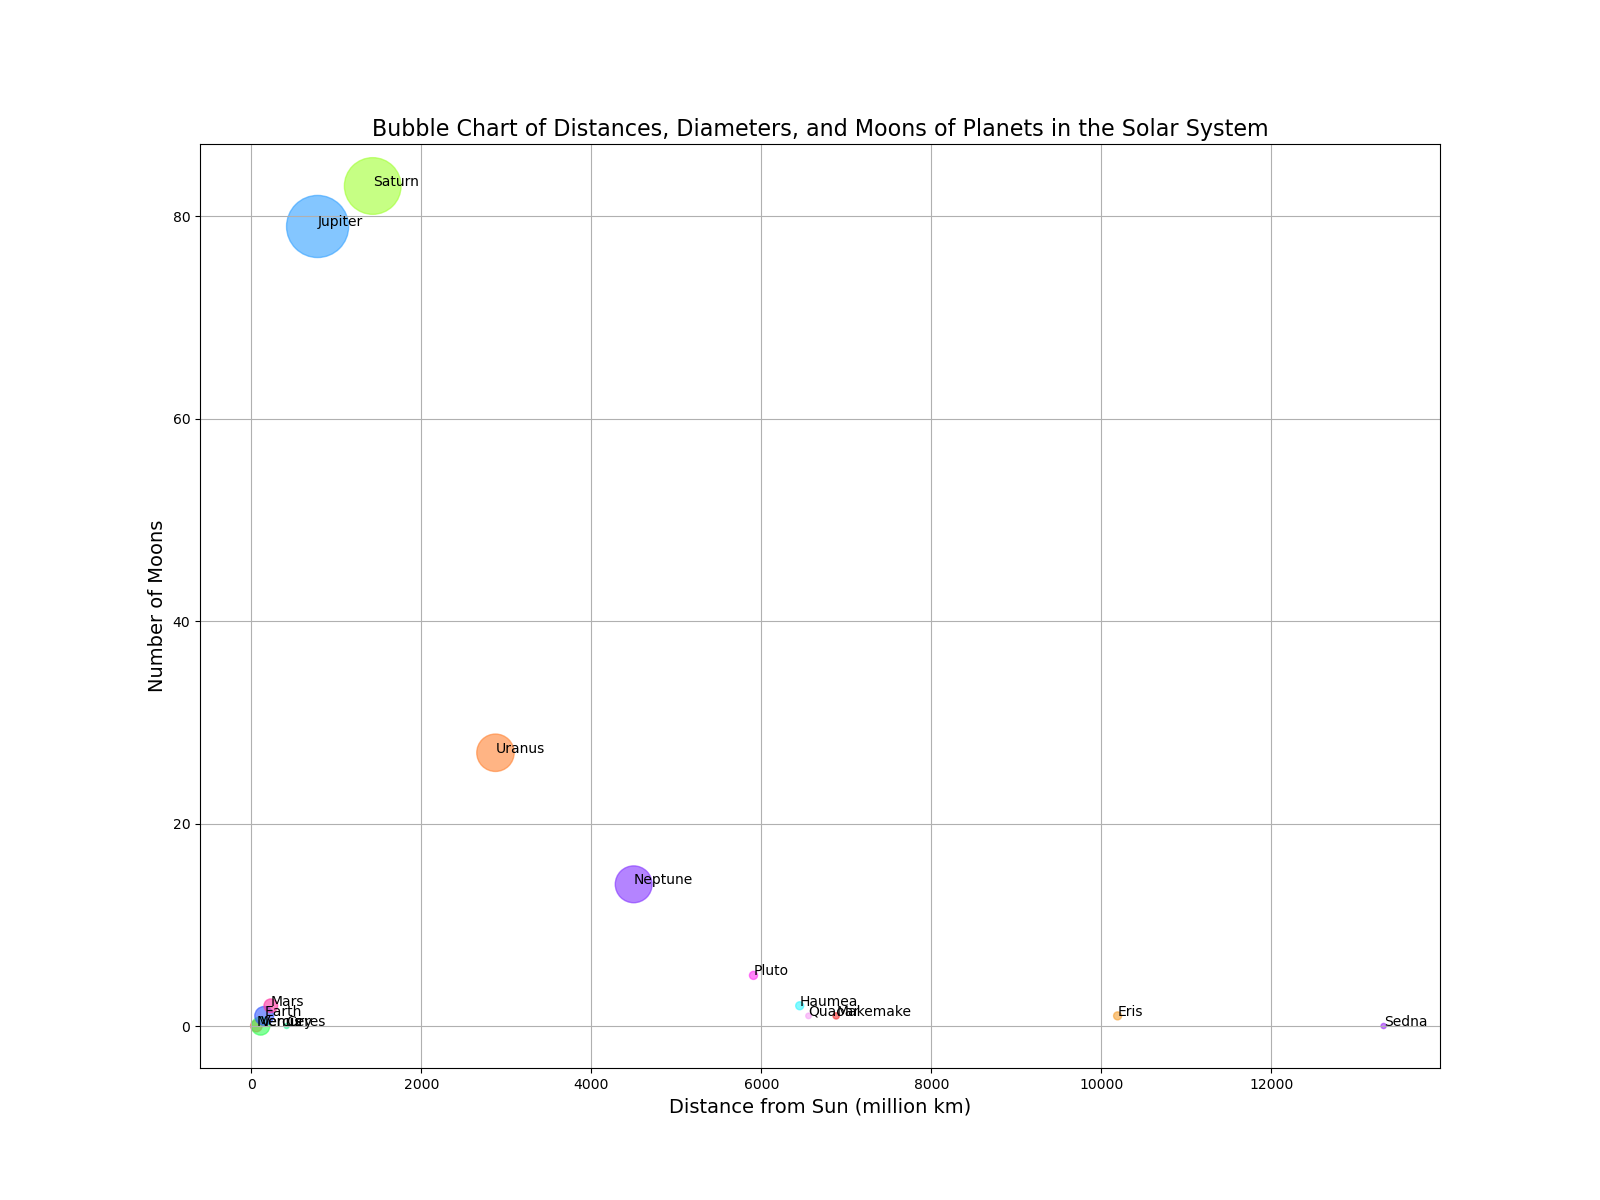

Write Python code to recreate this figure.

import matplotlib.pyplot as plt

# Data
planets = ['Mercury', 'Venus', 'Earth', 'Mars', 'Jupiter', 
           'Saturn', 'Uranus', 'Neptune', 'Pluto', 'Haumea', 
           'Makemake', 'Eris', 'Ceres', 'Sedna', 'Quaoar']
distance_from_sun = [57.9, 108.2, 149.6, 227.9, 778.3, 
                     1427, 2871, 4497.1, 5906.4, 6450, 
                     6879, 10190, 413.7, 13320, 6554]  # in million km
diameter = [4879, 12104, 12742, 6779, 139820, 
            116460, 50724, 49244, 2376, 2322, 
            1434, 2326, 939, 995, 1110]  # in km
moons = [0, 0, 1, 2, 79, 83, 27, 14, 5, 2, 1, 1, 0, 0, 1]  # count

# Color for each planet
colors = ['#ff5733', '#33ff57', '#3357ff', '#ff33a1', '#33a1ff', 
          '#a1ff33', '#ff8333', '#8333ff', '#ff33f6', '#33f6ff', 
          '#f63333', '#f6a133', '#33f6a1', '#a133f6', '#f6a1f6']

# Using diameter as the size of the bubble
sizes = [d / max(diameter) * 2000 for d in diameter]

# Set up the figure size
plt.figure(figsize=(16, 12))

# Scatter plot
plt.scatter(distance_from_sun, moons, s=sizes, c=colors, alpha=0.6)

# Labels and Title
plt.title('Bubble Chart of Distances, Diameters, and Moons of Planets in the Solar System', fontsize=16)
plt.xlabel('Distance from Sun (million km)', fontsize=14)
plt.ylabel('Number of Moons', fontsize=14)

# Add planet names to the bubbles
for i, planet in enumerate(planets):
    plt.annotate(planet, (distance_from_sun[i], moons[i]), fontsize=10)

# Show grid
plt.grid(True)

# Show the plot
plt.show()
